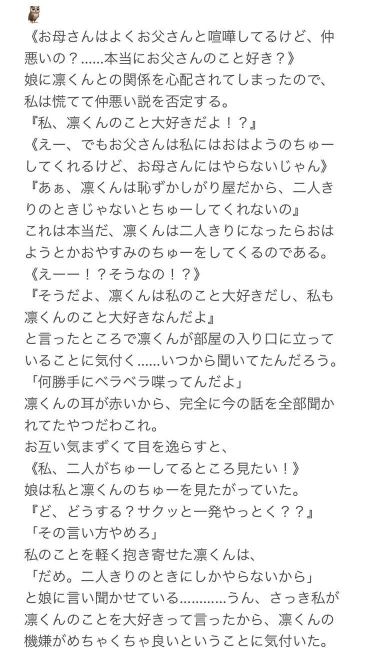
#> input picture images/uploaded_image.jpg, 736 x 1320 px (shown at 1/2 size)
$ python -i imageProcessing.py   (imports and definitions only)
#> lines starting #> are read from the running program, lines starting #| are printed output that depends on the picture; after the words box and inside, x2 and y2 are one past the last pixel; in counts of white or black regions, pixels touching at a corner belong together
import cv2
import numpy as np


def grayscale(image):
    return cv2.cvtColor(image, cv2.COLOR_BGR2GRAY)


def noise_removal(image):
    kernel = np.ones((1, 1), np.uint8)
    image = cv2.dilate(image, kernel, iterations=1)
    image = cv2.erode(image, kernel, iterations=1)
    image = cv2.morphologyEx(image, cv2.MORPH_CLOSE, kernel)
    image = cv2.medianBlur(image, 3)
    return (image)


def process_image():
    img = cv2.imread("./images/uploaded_image.jpg")
#> img is the input picture: shape (1320, 736, 3); mean B, G, R 240.2, 240.3, 240.3
    # Convert image to gray.
    gray_image = grayscale(img)

    # Take the brightness.
    mean_brightness = np.mean(gray_image)
#> mean_brightness = 240.3

    if mean_brightness < 127:
        # Invert the pixel values.
        gray_image = cv2.bitwise_not(gray_image)

    # Binarize the iamge.
    thresh, im_bw = cv2.threshold(gray_image, 210, 230, cv2.THRESH_BINARY)
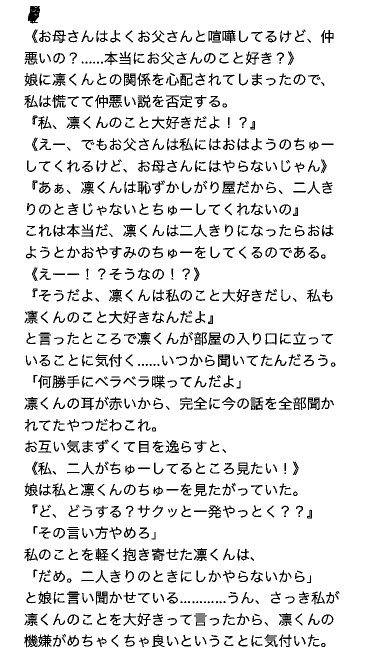
#> im_bw: shape (1320, 736) (shown at 1/2 size); values 0 (black) and 230 (white), 90.6% white; black in thin lines or dots, all inside (x1, y1, x2, y2) = (48, 12, 679, 1295)

    # Remove the noise of image.
    no_noise = noise_removal(im_bw)
#> in noise_removal, `image = cv2.medianBlur(image, 3)`:
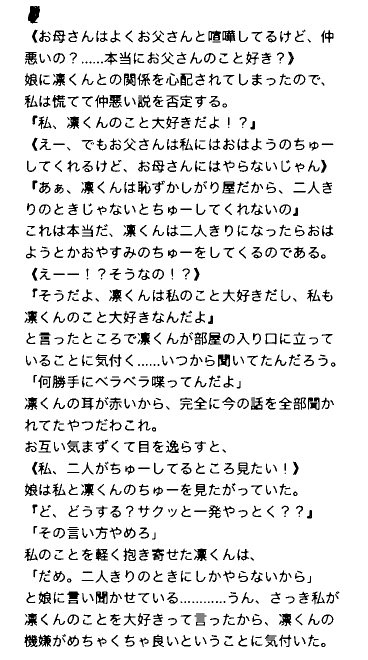
#> image: shape (1320, 736) (shown at 1/2 size); values 0 (black) and 230 (white), 90.7% white; 860 black regions (85 under 20 px), largest, box (x1, y1, x2, y2) and area: (56, 12, 80, 47) 620, (436, 708, 460, 734) 433, (49, 1269, 75, 1294) 393

    cv2.imwrite("./images/processed_image.jpg", no_noise)

>>> result = process_image()
